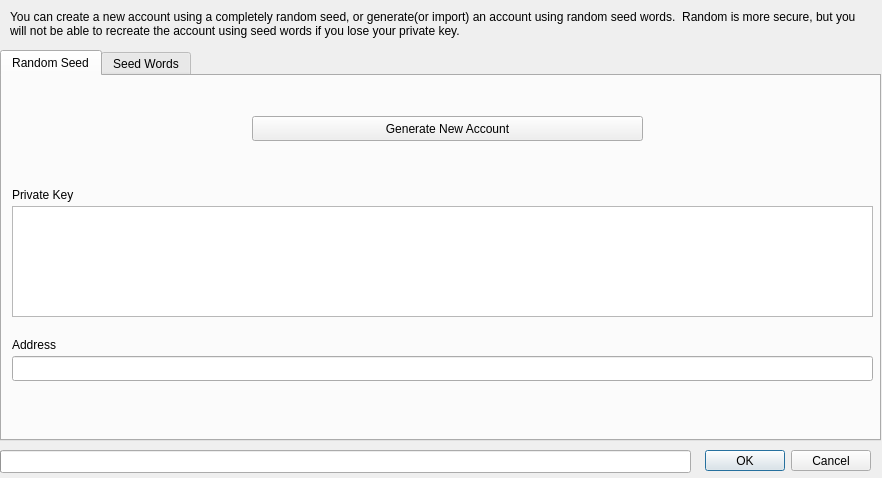
<?xml version="1.0" encoding="UTF-8"?>
<ui version="4.0">
 <class>newAccountDialog</class>
 <widget class="QDialog" name="newAccountDialog">
  <property name="geometry">
   <rect>
    <x>0</x>
    <y>0</y>
    <width>882</width>
    <height>478</height>
   </rect>
  </property>
  <property name="windowTitle">
   <string>New Account</string>
  </property>
  <property name="windowIcon">
   <iconset>
    <normalon>:/assets/images/icon.svg</normalon>
   </iconset>
  </property>
  <widget class="QDialogButtonBox" name="buttonBox">
   <property name="geometry">
    <rect>
     <x>530</x>
     <y>450</y>
     <width>341</width>
     <height>21</height>
    </rect>
   </property>
   <property name="orientation">
    <enum>Qt::Horizontal</enum>
   </property>
   <property name="standardButtons">
    <set>QDialogButtonBox::Cancel|QDialogButtonBox::Ok</set>
   </property>
  </widget>
  <widget class="QTabWidget" name="createAccountTabs">
   <property name="geometry">
    <rect>
     <x>0</x>
     <y>50</y>
     <width>881</width>
     <height>391</height>
    </rect>
   </property>
   <property name="currentIndex">
    <number>0</number>
   </property>
   <widget class="QWidget" name="tab">
    <attribute name="title">
     <string>Random Seed</string>
    </attribute>
    <widget class="QTextEdit" name="privateKeyRandom">
     <property name="geometry">
      <rect>
       <x>10</x>
       <y>130</y>
       <width>861</width>
       <height>111</height>
      </rect>
     </property>
    </widget>
    <widget class="QLabel" name="label_2">
     <property name="geometry">
      <rect>
       <x>10</x>
       <y>110</y>
       <width>91</width>
       <height>17</height>
      </rect>
     </property>
     <property name="text">
      <string>Private Key</string>
     </property>
    </widget>
    <widget class="QPushButton" name="generateRandomButton">
     <property name="geometry">
      <rect>
       <x>250</x>
       <y>40</y>
       <width>391</width>
       <height>25</height>
      </rect>
     </property>
     <property name="text">
      <string>Generate New Account</string>
     </property>
    </widget>
    <widget class="QLineEdit" name="addressRandom">
     <property name="geometry">
      <rect>
       <x>10</x>
       <y>280</y>
       <width>861</width>
       <height>25</height>
      </rect>
     </property>
    </widget>
    <widget class="QLabel" name="label_3">
     <property name="geometry">
      <rect>
       <x>10</x>
       <y>260</y>
       <width>67</width>
       <height>17</height>
      </rect>
     </property>
     <property name="text">
      <string>Address</string>
     </property>
    </widget>
   </widget>
   <widget class="QWidget" name="tab_2">
    <attribute name="title">
     <string>Seed Words</string>
    </attribute>
    <widget class="QTextEdit" name="seedWords">
     <property name="geometry">
      <rect>
       <x>10</x>
       <y>30</y>
       <width>861</width>
       <height>70</height>
      </rect>
     </property>
    </widget>
    <widget class="QLabel" name="label_4">
     <property name="geometry">
      <rect>
       <x>10</x>
       <y>10</y>
       <width>81</width>
       <height>17</height>
      </rect>
     </property>
     <property name="text">
      <string>Seed Words</string>
     </property>
    </widget>
    <widget class="QPushButton" name="generateWordsButton">
     <property name="geometry">
      <rect>
       <x>10</x>
       <y>110</y>
       <width>861</width>
       <height>25</height>
      </rect>
     </property>
     <property name="text">
      <string>Generate New Words</string>
     </property>
    </widget>
    <widget class="QLabel" name="label_5">
     <property name="geometry">
      <rect>
       <x>10</x>
       <y>150</y>
       <width>91</width>
       <height>17</height>
      </rect>
     </property>
     <property name="text">
      <string>Private Key</string>
     </property>
    </widget>
    <widget class="QTextEdit" name="privateKeySeed">
     <property name="geometry">
      <rect>
       <x>10</x>
       <y>170</y>
       <width>861</width>
       <height>111</height>
      </rect>
     </property>
    </widget>
    <widget class="QLabel" name="label_6">
     <property name="geometry">
      <rect>
       <x>10</x>
       <y>300</y>
       <width>67</width>
       <height>17</height>
      </rect>
     </property>
     <property name="text">
      <string>Address</string>
     </property>
    </widget>
    <widget class="QLineEdit" name="addressSeed">
     <property name="geometry">
      <rect>
       <x>10</x>
       <y>320</y>
       <width>861</width>
       <height>25</height>
      </rect>
     </property>
    </widget>
   </widget>
  </widget>
  <widget class="QLabel" name="label">
   <property name="geometry">
    <rect>
     <x>10</x>
     <y>10</y>
     <width>861</width>
     <height>41</height>
    </rect>
   </property>
   <property name="text">
    <string>You can create a new account using a completely random seed, or generate(or import) an account using random seed words.  Random is more secure, but you will not be able to recreate the account using seed words if you lose your private key.</string>
   </property>
   <property name="alignment">
    <set>Qt::AlignLeading|Qt::AlignLeft|Qt::AlignTop</set>
   </property>
   <property name="wordWrap">
    <bool>true</bool>
   </property>
  </widget>
  <widget class="QProgressBar" name="accountGenerationProgress">
   <property name="geometry">
    <rect>
     <x>0</x>
     <y>450</y>
     <width>691</width>
     <height>23</height>
    </rect>
   </property>
   <property name="value">
    <number>0</number>
   </property>
   <property name="textVisible">
    <bool>false</bool>
   </property>
  </widget>
 </widget>
 <resources>
  <include location="assets/assets.qrc"/>
 </resources>
 <connections>
  <connection>
   <sender>buttonBox</sender>
   <signal>accepted()</signal>
   <receiver>newAccountDialog</receiver>
   <slot>accept()</slot>
   <hints>
    <hint type="sourcelabel">
     <x>248</x>
     <y>254</y>
    </hint>
    <hint type="destinationlabel">
     <x>157</x>
     <y>274</y>
    </hint>
   </hints>
  </connection>
  <connection>
   <sender>buttonBox</sender>
   <signal>rejected()</signal>
   <receiver>newAccountDialog</receiver>
   <slot>reject()</slot>
   <hints>
    <hint type="sourcelabel">
     <x>316</x>
     <y>260</y>
    </hint>
    <hint type="destinationlabel">
     <x>286</x>
     <y>274</y>
    </hint>
   </hints>
  </connection>
 </connections>
</ui>
